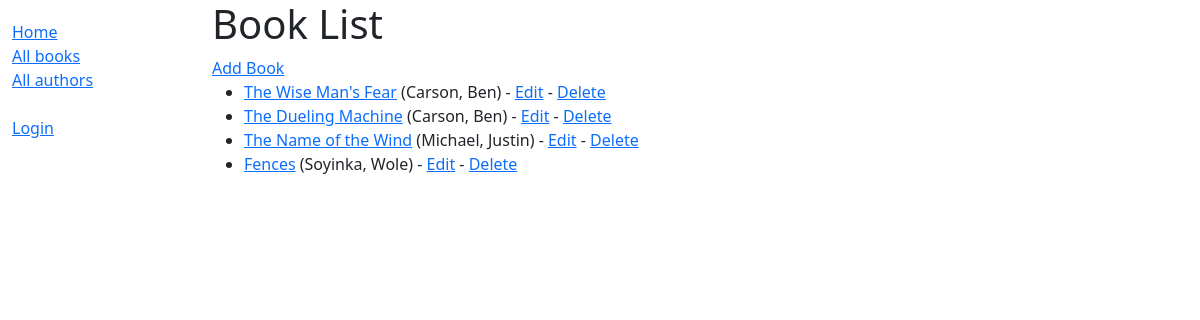
/catalog/books/, run on the app's committed database.
### catalog/models.py (models this page shows, shortened)
class Book(models.Model):
    title = models.CharField(max_length=200)
    author = models.ForeignKey(Author, on_delete=models.SET_NULL, null=True)
    summary = models.TextField(
        max_length=1000, help_text="Enter a brief description of the book")
    isbn = models.CharField("ISBN", max_length=13, unique=True,
                            help_text='13 characters <a href="https://www.isbn-international.org/content/what-isbn">ISBN number</a>')
    genre = models.ManyToManyField(
        Genre, help_text='Select a genre for this book')
    language = models.ForeignKey(
        Language, on_delete=models.SET_NULL, null=True)
    def get_absolute_url(self):
        return reverse('book-detail', args=[str(self.id)])
    def display_genre(self):
        """Create a string for the Genre. This is required to display genre in Admin."""
        return ', '.join(genre.name for genre in self.genre.all()[:3])
    display_genre.short_description = "Genre"

class Author(models.Model):
    first_name = models.CharField(max_length=100)
    last_name = models.CharField(max_length=100)
    date_of_birth = models.DateField(null=True, blank=True)
    date_of_death = models.DateField('died', null=True, blank=True)
    class Meta:
        ordering = ['last_name', 'first_name']
    def __str__(self):
        return f'{self.last_name}, {self.first_name}'

### catalog/views.py (the view)
# urls.py: path('books/', views.BookListView.as_view(), name='books'),
class BookListView(generic.ListView):
    model = Book
    paginate_by = 10  # set pagination

### catalog/templates/catalog/book_list.html
{% extends "base_generic.html" %}
{% block content %}
<h1>Book List</h1>
{% if book_list %}
<a href="{% url 'book-create' %}">Add Book</a>
<ul>
    {% for book in book_list %}
    <li>
        <a href="{{ book.get_absolute_url }}">{{ book.title }}</a> ({{book.author}})
        - <a href="{% url 'book-update' book.pk %}">Edit</a> - <a href="{% url 'book-delete' book.pk %}">Delete</a>
    </li>
    {% endfor %}
</ul>
{% else %}
<p>There are no books in the library.</p>
{% endif %}
{% endblock %}

### data on the page
Book: title "The Wise Man's Fear", author "Carson, Ben"
Book: title "The Dueling Machine", author "Carson, Ben"
Book: title "The Name of the Wind", author "Michael, Justin"
Book: title "Fences", author "Soyinka, Wole"
